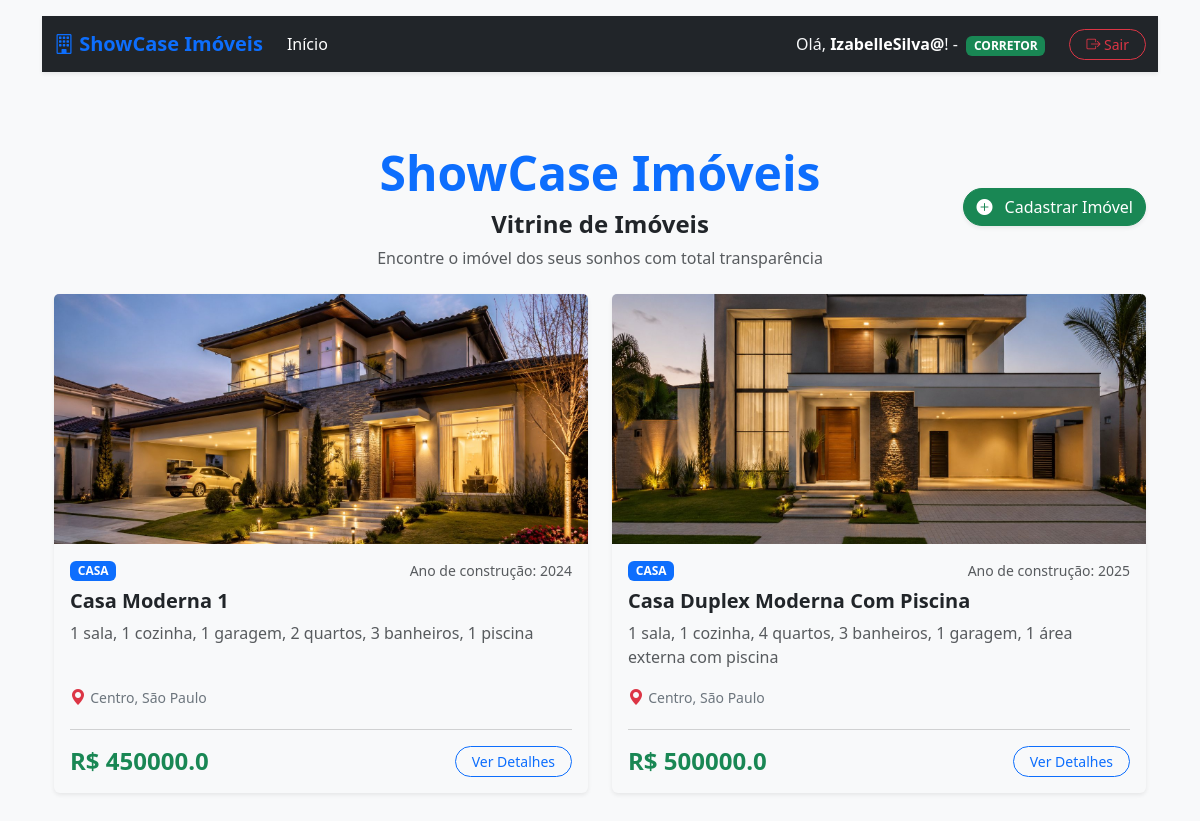
Page /vitrine/pagina_inicial/ (signed in) on the committed database.
### vitrine/models.py (models this page shows, shortened)
class Imovel(models.Model):
    corretor = models.ForeignKey(User, on_delete=models.CASCADE, verbose_name="Corretor Responsável")
    titulo = models.CharField(max_length=100)
    descricao = models.TextField()
    tipo_Imovel = models.CharField(max_length=50)
    ano_construcao = models.IntegerField()
    preco = models.FloatField()
    logradouro = models.CharField(max_length=100, verbose_name="Rua/Avenida")
    numero = models.CharField(max_length=10, verbose_name="Número")
    bairro = models.CharField(max_length=100, verbose_name="Bairro")
    cidade = models.CharField(max_length=100, verbose_name="Cidade")
    imagem_principal = models.ImageField(upload_to="media/img")

### vitrine/views.py (the view)
# urls.py: path('/pagina_inicial/', pagina_inicial, name='pagina_inicial'),
def pagina_inicial(request):
    lista_imoveis = Imovel.objects.all()
    return render(request, 'pagina_inicial.html', {'imoveis': lista_imoveis})

### template/pagina_inicial.html (shortened to what this page needs)
{% extends 'base.html' %}
{% load static %}
{% block content %}
<div class="container my-5">
    <div class="position-relative d-flex align-items-center justify-content-center py-4">
        <div class="text-center">
            <h1 class="display-5 fw-bold text-primary">ShowCase Imóveis</h1>
            <h4 class="display-8 fw-bold text-dark">Vitrine de Imóveis</h4>
            <p class="text-muted mb-0">Encontre o imóvel dos seus sonhos com total transparência</p>
        </div>
        {% if user.is_authenticated and user.perfil_corretor %}
        <div class="position-absolute end-0">
            <a href="{% url 'adicionar_imovel' %}" class="btn btn-success rounded-pill shadow-sm">
                <i class="bi bi-plus-circle-fill me-2"></i> Cadastrar Imóvel
            </a>
        </div>
        {% endif %}
    </div>
    <div class="row g-4">
        {% for imovel in imoveis %}
        <div class="col-12 col-md-6">
            <div class="card h-100 shadow-sm border-0 bg-light card-imovel">
                {% if imovel.imagem_principal %}
                <img src="{{ imovel.imagem_principal.url }}" class="card-img-top foto-vitrine-imovel" alt="{{ imovel.titulo }}">
                {% else %}
                <div class="bg-secondary text-white text-center d-flex align-items-center justify-content-center sem-foto-vitrine">
                    <span>Sem imagem disponível</span>
                </div>
                {% endif %}
                <div class="card-body d-flex flex-column">
                    <div class="d-flex justify-content-between align-items-center mb-2">
                        <span class="badge bg-primary text-uppercase">{{ imovel.tipo_Imovel }}</span>
                        <small class="text-muted">Ano de construção: {{ imovel.ano_construcao }}</small>
                    </div>
                    <h5 class="card-title fw-bold text-dark mb-2">{{ imovel.titulo }}</h5>
                    <p class="card-text text-muted flex-grow-1">
                        {{ imovel.descricao|truncatechars:120 }}
                    </p>
                    <p class="card-text mb-1">
                        <i class="bi bi-geo-alt-fill text-danger"></i>
                        <small class="text-secondary">{{ imovel.bairro }}, {{ imovel.cidade }}</small>
                    </p>
                    <hr class="text-muted my-3">
                    <div class="d-flex justify-content-between align-items-center mt-auto">
                        <h4 class="text-success fw-bold m-0">R$ {{ imovel.preco }}</h4>
                        <a href="{% url 'detalhes_imovel' imovel.id %}"
                           class="btn btn-outline-primary btn-sm px-3 rounded-pill">Ver Detalhes</a>
                    </div>
                </div>
            </div>
        </div>
        {% empty %}
        <div class="col-12 text-center my-5">
            <p class="fs-4 text-muted">Nenhum imóvel disponível na vitrine no momento.</p>
        </div>
        {% endfor %}
    </div>
</div>
{% endblock %}

### template/base.html (shortened to what this page needs)
{% load static %}
<!DOCTYPE html>
<html lang="pt-br">
<head>
    <link href="https://cdn.jsdelivr.net/npm/bootstrap@5.3.8/dist/css/bootstrap.min.css" rel="stylesheet"
>
    <link rel="stylesheet" href="https://cdn.jsdelivr.net/npm/bootstrap-icons@1.11.3/font/bootstrap-icons.min.css">
    <link rel="stylesheet" href="{% static 'css/style.css' %}">
</head>
<body class="bg-light">
<div class="container mt-3">
    {% if user.is_authenticated %}
    <nav class="navbar navbar-expand-lg navbar-dark bg-dark shadow-sm">
        <div class="container">
            <a class="navbar-brand fw-bold text-primary" href="{% url 'pagina_inicial' %}">
                <i class="bi bi-building"></i> ShowCase Imóveis
            </a>
            <div class="collapse navbar-collapse" id="conteudoNavbar">
                <ul class="navbar-nav me-auto mb-2 mb-lg-0">
                    <li class="nav-item">
                        <a class="nav-link active" href="{% url 'pagina_inicial' %}">Início</a>
                    </li>
                </ul>
                <div class="d-flex align-items-center gap-3">
                        <span class="text-light me-2">
                            Olá, <strong class="text-white">{{ user.username }}</strong>! -
                            {% if user.perfil_corretor %}
                                <span class="badge bg-success text-white ms-1 text-uppercase"
                                      style="font-size: 0.75rem;">Corretor</span>
                            {% else %}
                                <span class="badge bg-info text-dark ms-1 text-uppercase"
                                      style="font-size: 0.75rem;">Cliente</span>
                            {% endif %}
                        </span>
                    <a href="{% url 'logout' %}" class="btn btn-outline-danger btn-sm rounded-pill px-3">
                        <i class="bi bi-box-arrow-right"></i> Sair
                    </a>
                </div>
            </div>
        </div>
    </nav>
    {% endif %}
    <main>
        {% block content%}
        {% endblock %}
    </main>
</div>
</body>
</html>

### static/css/style.css (style rules this page uses)
.card-imovel { transition: transform 0.2s ease-in-out, box-shadow 0.2s ease-in-out; }
.foto-vitrine-imovel { height: 250px; object-fit: cover; }

### rows in the picture
Imovel: imagem_principal (picture), tipo_Imovel "CASA", ano_construcao "2024", titulo "Casa Moderna 1", descricao "1 sala, 1 cozinha, 1 garagem, 2 quartos, 3 banheiros, 1 piscina", bairro "Centro", cidade "São Paulo", preco "450000.0"
Imovel: imagem_principal (picture), tipo_Imovel "CASA", ano_construcao "2025", titulo "Casa Duplex Moderna Com Piscina", descricao "1 sala, 1 cozinha, 4 quartos, 3 banheiros, 1 garagem, 1 área externa com piscina", bairro "Centro", cidade "São Paulo", preco "500000.0"

### other values in the picture
{{ user.username }} "IzabelleSilva@"
